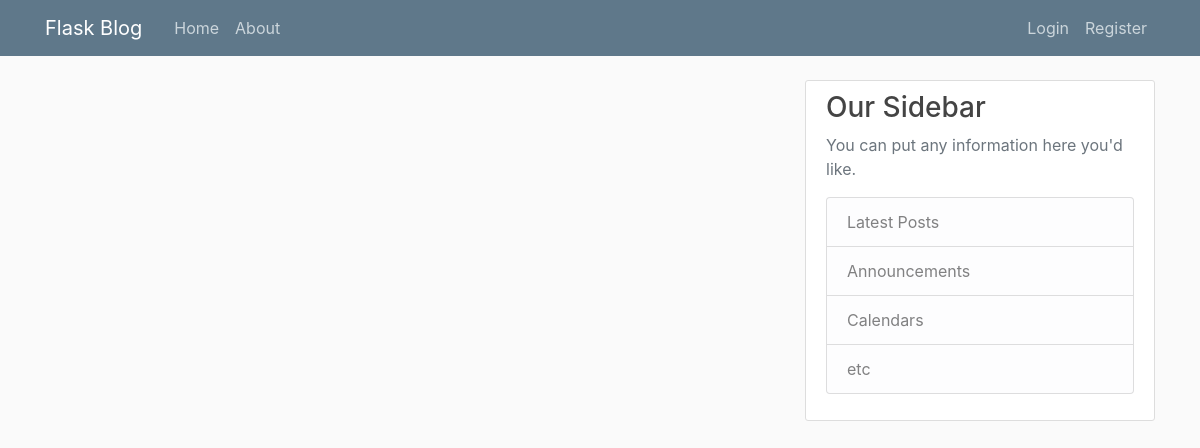
Before: / with the older database file.
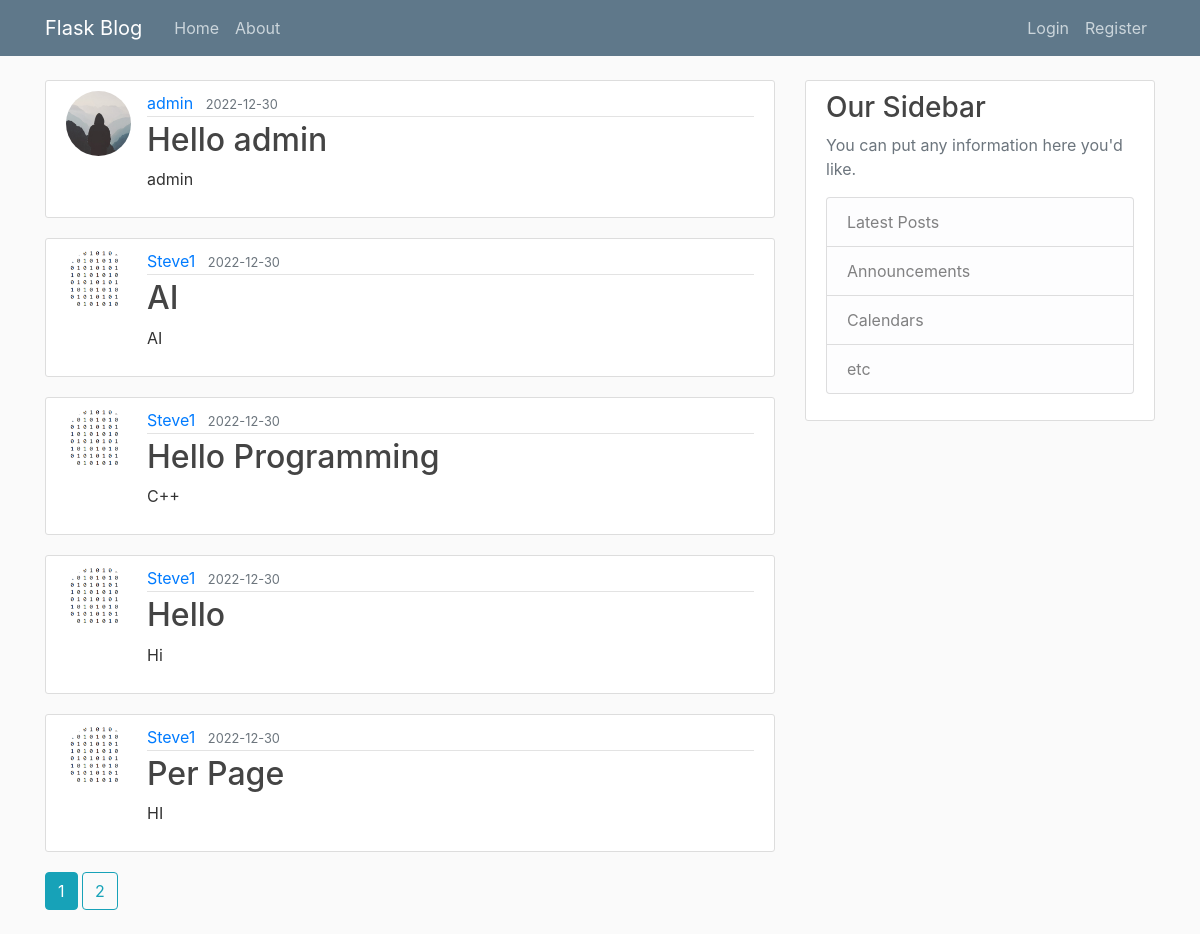
After: the same page with the newer database file.
### flask_blog/models.py (models this page shows, shortened)
class Post(db.Model):
    id = db.Column(db.Integer, primary_key=True)
    title = db.Column(db.String(100), nullable=False)
    date_posted = db.Column(db.DateTime, nullable=False, default=datetime.utcnow)
    content = db.Column(db.Text, nullable=False)
    user_id = db.Column(db.Integer, db.ForeignKey('user.id'), nullable=False)

class User(db.Model,UserMixin):
    id = db.Column(db.Integer, primary_key=True)
    username = db.Column(db.String(20), unique=True, nullable=False)
    email = db.Column(db.String(120), unique=True, nullable=False)
    image_file = db.Column(db.String(20), nullable=False, default='default.jpg')
    password = db.Column(db.String(60), nullable=False)
    posts = db.relationship('Post', backref='author', lazy=True)

### flask_blog/routes.py (the view)
@app.route("/")
def home():
    page = request.args.get('page',1,type=int)
    posts = Post.query.order_by(Post.date_posted.desc()).paginate(page=page,per_page=5)
    return render_template('home.html',posts=posts)

### flask_blog/templates/home.html
{% extends 'layout.html' %}
{% block content %}
{% for post in posts.items %}
<article class="media content-section">
  <img class="rounded-circle article-img" src="{{url_for('static',filename='profile_pics/'+post.author.image_file)}}" alt="">
    <div class="media-body">
      <div class="article-metadata">
        <a class="mr-2" href="{{ url_for('user_posts', username=post.author.username) }}">{{ post.author.username }}</a>
        <small class="text-muted">{{ post.date_posted.strftime('%Y-%m-%d') }}</small>
      </div>
      <h2><a class="article-title" href="{{url_for('post',post_id=post.id)}}">{{ post.title }}</a></h2>
      <p class="article-content">{{ post.content }}</p>
    </div>
</article>
{% endfor %}
{% for page_num in posts.iter_pages(left_edge=1, right_edge=1, left_current=1, right_current=2) %}
      {% if page_num %}
        {% if posts.page == page_num %}
          <a class="btn btn-info mb-4" href="{{ url_for('home', page=page_num) }}">{{ page_num }}</a>
        {% else %}
          <a class="btn btn-outline-info mb-4" href="{{ url_for('home', page=page_num) }}">{{ page_num }}</a>
        {% endif %}
      {% else %}
        ...
      {% endif %}
    {% endfor %}
{% endblock content %}

Changed rows visible on the page:
added Post: image_file (placeholder picture), author.username "admin", date_posted "2022-12-30", title "Hello admin", content "admin"
added Post: image_file (picture), author.username "Steve1", date_posted "2022-12-30", title "AI", content "AI"
added Post: image_file (picture), author.username "Steve1", date_posted "2022-12-30", title "Hello Programming", content "C++"
added Post: image_file (picture), author.username "Steve1", date_posted "2022-12-30", title "Hello", content "Hi"
added Post: image_file (picture), author.username "Steve1", date_posted "2022-12-30", title "Per Page", content "HI"
Other visible differences:
new list line: "1"
new list line: "2"
